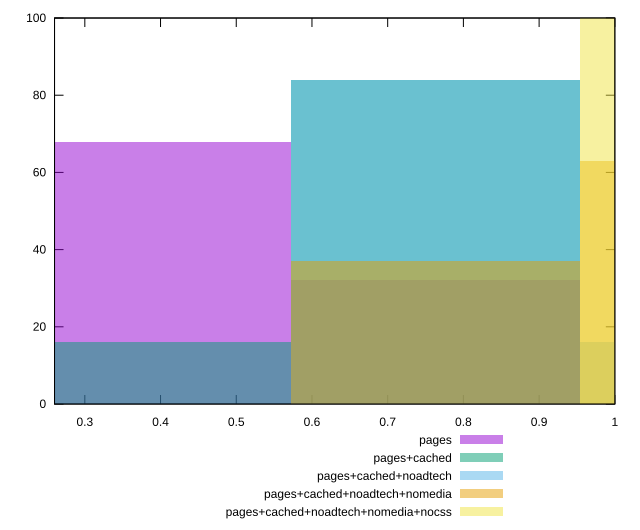

The gnuplot source for this figure:
reset

$pages <<EOF
0.3814703104083884 68
0.7629406208167768 32
EOF

$pagesCached <<EOF
0.3814703104083884 16
0.7629406208167768 84
EOF

$pagesCachedNoadtech <<EOF
0.7629406208167768 84
1.1444109312251651 16
EOF

$pagesCachedNoadtechNomedia <<EOF
0.7629406208167768 37
1.1444109312251651 63
EOF

$pagesCachedNoadtechNomediaNocss <<EOF
1.1444109312251651 100
EOF

set key outside below
set boxwidth 0.3814703104083884
set xrange [0.26:1]
set yrange [0:100]
set trange [0:100]
set style fill transparent solid 0.5 noborder
set terminal svg size 640, 530 enhanced background rgb 'white'
set output "report_00009_2021-02-08T22-37-41.559Z/mainthread-work-breakdown/comparison/histogram/all_score.svg"

plot $pages title "pages" with boxes, \
     $pagesCached title "pages+cached" with boxes, \
     $pagesCachedNoadtech title "pages+cached+noadtech" with boxes, \
     $pagesCachedNoadtechNomedia title "pages+cached+noadtech+nomedia" with boxes, \
     $pagesCachedNoadtechNomediaNocss title "pages+cached+noadtech+nomedia+nocss" with boxes

reset
